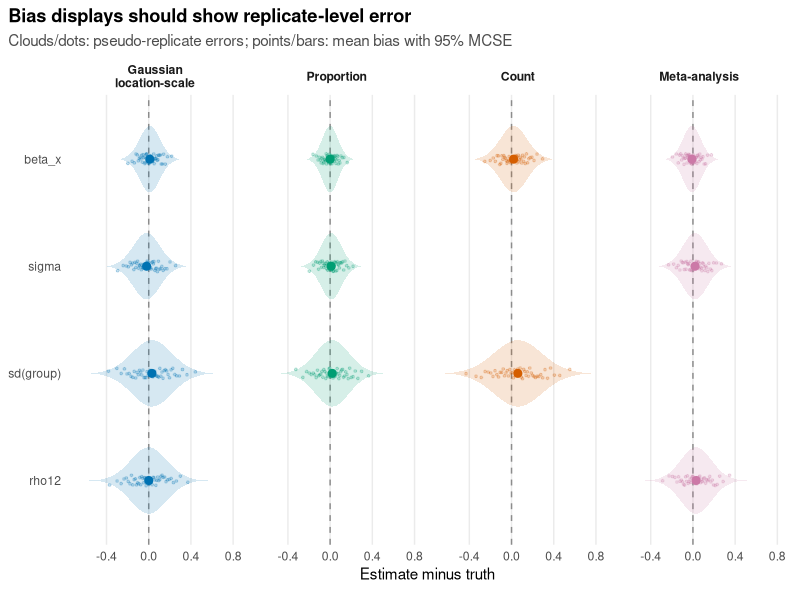
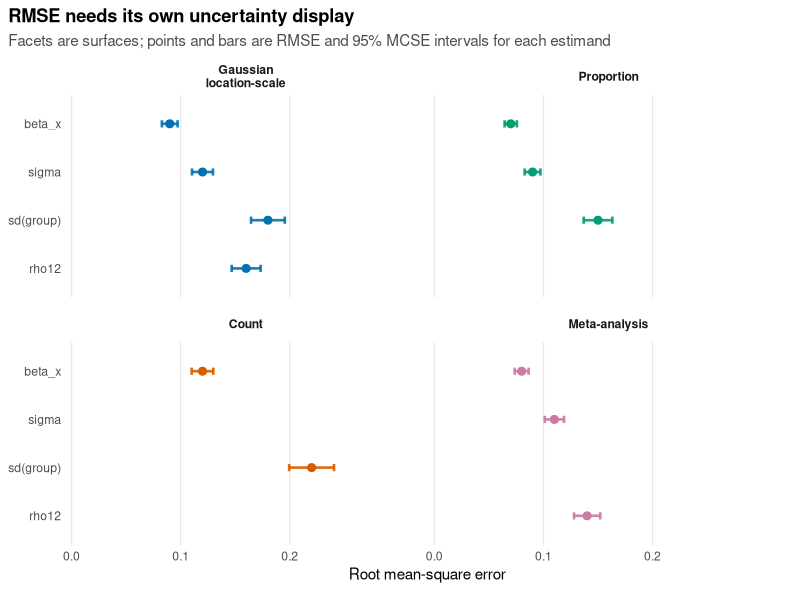
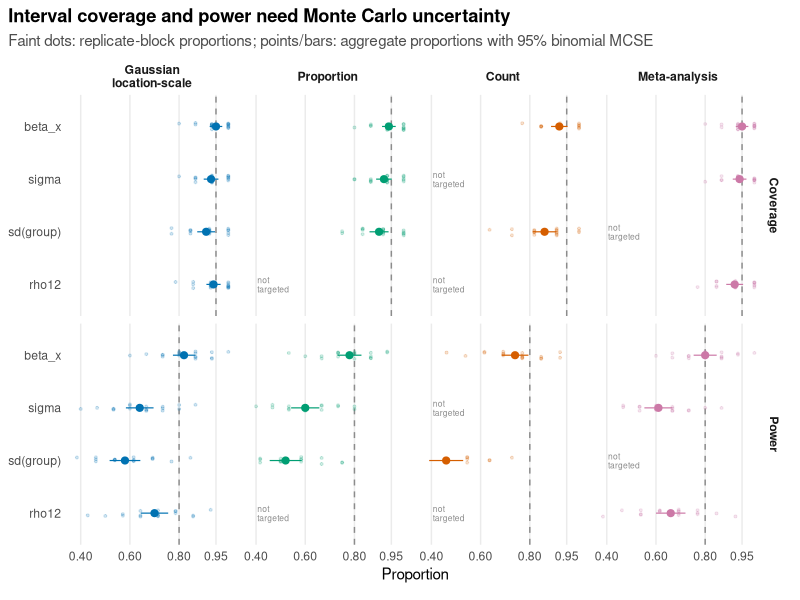
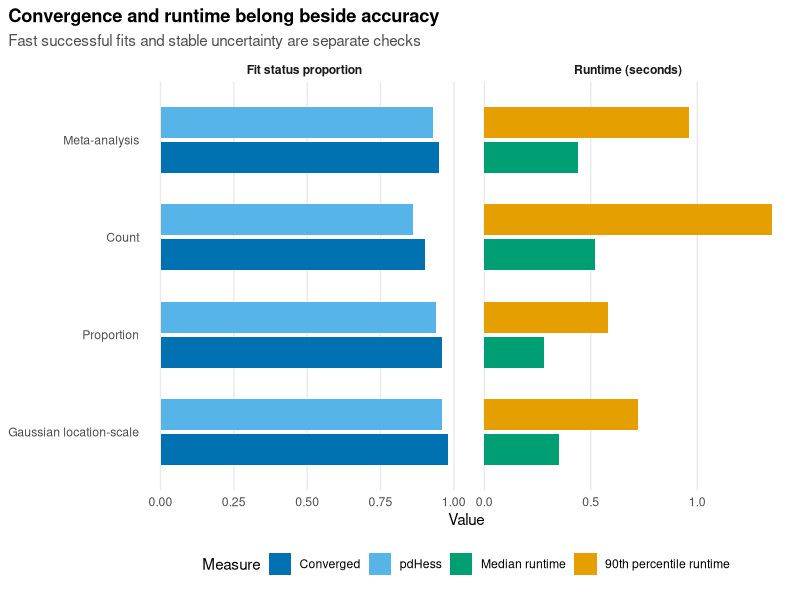
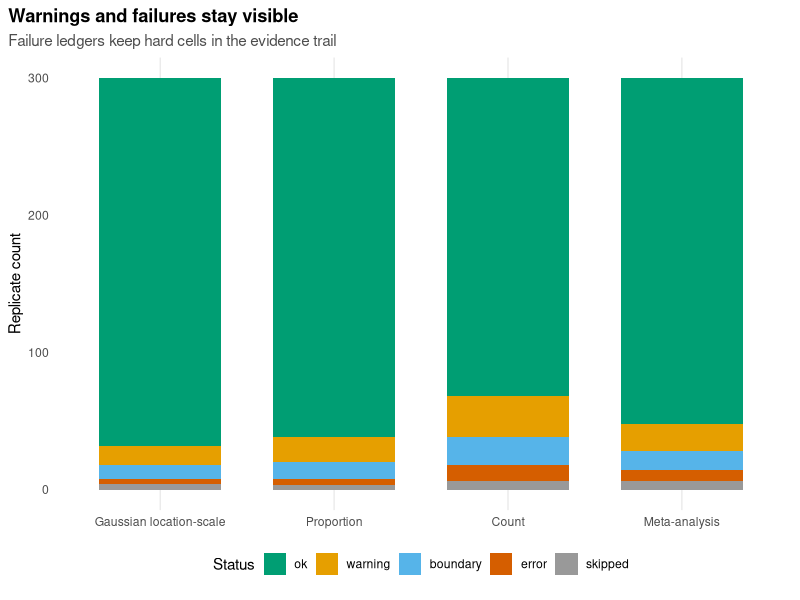

R code for these plots, in order:
## ---- chunk 1
has_ggplot2 <- requireNamespace("ggplot2", quietly = TRUE)
knitr::opts_chunk$set(
  collapse = TRUE,
  comment = "#>",
  fig.width = 7,
  fig.height = 4.2,
  dpi = 144,
  eval = has_ggplot2
)
## ---- chunk 2
library(ggplot2)

theme_sim_grammar <- function() {
  theme_minimal(base_size = 11) +
    theme(
      panel.grid.minor = element_blank(),
      panel.grid.major.y = element_blank(),
      plot.title.position = "plot",
      plot.title = element_text(face = "bold"),
      plot.subtitle = element_text(colour = "grey30", lineheight = 1.05),
      strip.text = element_text(face = "bold"),
      legend.position = "bottom",
      plot.margin = margin(6, 10, 12, 6)
    )
}

surface_palette <- c(
  "Gaussian location-scale" = "#0072B2",
  "Proportion" = "#009E73",
  "Count" = "#D55E00",
  "Meta-analysis" = "#CC79A7"
)

surface_levels <- names(surface_palette)
surface_facet_labels <- c(
  "Gaussian location-scale" = "Gaussian\nlocation-scale",
  "Proportion" = "Proportion",
  "Count" = "Count",
  "Meta-analysis" = "Meta-analysis"
)
estimand_display_labels <- c(
  "beta_x" = "beta_x",
  "sigma" = "sigma",
  "sd_group" = "sd(group)",
  "rho12" = "rho12"
)
## ---- chunk 3
accuracy_summary <- data.frame(
  surface = rep(surface_levels, each = 4),
  estimand = rep(c("beta_x", "sigma", "sd_group", "rho12"), 4),
  bias = c(
    0.01, -0.02, 0.03, 0.00,
    0.00, 0.01, 0.02, NA,
    0.02, NA, 0.06, NA,
    -0.01, 0.02, NA, 0.03
  ),
  rmse = c(
    0.09, 0.12, 0.18, 0.16,
    0.07, 0.09, 0.15, NA,
    0.12, NA, 0.22, NA,
    0.08, 0.11, NA, 0.14
  ),
  n_replicate = c(
    300, 300, 260, 280,
    300, 300, 250, NA,
    280, NA, 220, NA,
    300, 300, NA, 260
  )
)
accuracy_summary$surface <- factor(
  accuracy_summary$surface,
  levels = surface_levels
)
accuracy_summary$error_sd <- sqrt(
  pmax(accuracy_summary$rmse^2 - accuracy_summary$bias^2, 0)
)
accuracy_summary$bias_mcse <- with(
  accuracy_summary,
  error_sd / sqrt(n_replicate)
)
accuracy_summary$rmse_mcse <- with(
  accuracy_summary,
  rmse / sqrt(2 * n_replicate)
)
accuracy_summary$bias_low <- accuracy_summary$bias -
  1.96 * accuracy_summary$bias_mcse
accuracy_summary$bias_high <- accuracy_summary$bias +
  1.96 * accuracy_summary$bias_mcse
accuracy_summary$rmse_low <- pmax(
  0,
  accuracy_summary$rmse - 1.96 * accuracy_summary$rmse_mcse
)
accuracy_summary$rmse_high <- accuracy_summary$rmse +
  1.96 * accuracy_summary$rmse_mcse
accuracy_summary$estimand <- factor(
  accuracy_summary$estimand,
  levels = rev(c("beta_x", "sigma", "sd_group", "rho12"))
)

display_replicates <- 49
accuracy_replicates <- do.call(
  rbind,
  lapply(seq_len(nrow(accuracy_summary)), function(i) {
    row <- accuracy_summary[i, ]
    if (is.na(row$bias) || is.na(row$rmse)) {
      return(NULL)
    }
    data.frame(
      surface = row$surface,
      estimand = row$estimand,
      error = row$bias + qnorm(ppoints(display_replicates)) * row$error_sd
    )
  })
)
accuracy_replicates$surface <- factor(
  accuracy_replicates$surface,
  levels = surface_levels
)
accuracy_replicates$estimand <- factor(
  accuracy_replicates$estimand,
  levels = levels(accuracy_summary$estimand)
)
set.seed(20260519)
ggplot(accuracy_replicates, aes(error, estimand)) +
  geom_vline(xintercept = 0, linetype = "dashed", colour = "grey55") +
  geom_violin(
    aes(
      fill = surface
    ),
    width = 0.62,
    alpha = 0.16,
    colour = NA,
    scale = "width",
    trim = FALSE
  ) +
  geom_point(
    aes(colour = surface),
    position = position_jitter(height = 0.05, width = 0),
    alpha = 0.22,
    size = 0.65,
    show.legend = FALSE
  ) +
  geom_segment(
    data = accuracy_summary,
    aes(
      x = bias_low,
      xend = bias_high,
      y = estimand,
      yend = estimand,
      colour = surface
    ),
    linewidth = 0.85,
    na.rm = TRUE
  ) +
  geom_point(
    data = accuracy_summary,
    aes(bias, estimand, colour = surface),
    size = 2.4,
    na.rm = TRUE
  ) +
  facet_wrap(
    ~surface,
    nrow = 1,
    labeller = labeller(surface = as_labeller(surface_facet_labels))
  ) +
  scale_colour_manual(values = surface_palette, drop = FALSE) +
  scale_fill_manual(values = surface_palette, drop = FALSE) +
  labs(
    title = "Bias displays should show replicate-level error",
    subtitle = "Clouds/dots: pseudo-replicate errors; points/bars: mean bias with 95% MCSE",
    x = "Estimate minus truth",
    y = NULL,
    colour = "Surface"
  ) +
  scale_y_discrete(labels = estimand_display_labels) +
  guides(colour = "none", fill = "none") +
  theme_sim_grammar()

ggplot(accuracy_summary, aes(rmse, estimand, colour = surface)) +
  geom_errorbarh(
    aes(
      xmin = rmse_low,
      xmax = rmse_high
    ),
    height = 0.15,
    linewidth = 0.9,
    alpha = 0.9,
    na.rm = TRUE
  ) +
  geom_point(size = 2.4, na.rm = TRUE) +
  facet_wrap(
    ~surface,
    nrow = 2,
    labeller = labeller(surface = as_labeller(surface_facet_labels))
  ) +
  scale_colour_manual(values = surface_palette, drop = FALSE) +
  labs(
    title = "RMSE needs its own uncertainty display",
    subtitle = "Facets are surfaces; points and bars are RMSE and 95% MCSE intervals for each estimand",
    x = "Root mean-square error",
    y = NULL,
    colour = "Surface"
  ) +
  scale_x_continuous(
    breaks = c(0, 0.10, 0.20),
    limits = c(0, 0.31),
    expand = expansion(mult = c(0.01, 0.04))
  ) +
  scale_y_discrete(labels = estimand_display_labels) +
  guides(colour = "none") +
  theme_sim_grammar()
## ---- chunk 4
interval_summary <- data.frame(
  surface = rep(surface_levels, each = 4),
  estimand = rep(c("beta_x", "sigma", "sd_group", "rho12"), 4),
  coverage = c(
    0.95, 0.93, 0.91, 0.94,
    0.94, 0.92, 0.90, NA,
    0.92, NA, 0.86, NA,
    0.95, 0.94, NA, 0.92
  ),
  power = c(
    0.82, 0.64, 0.58, 0.70,
    0.78, 0.60, 0.52, NA,
    0.74, NA, 0.46, NA,
    0.80, 0.61, NA, 0.66
  ),
  n_interval = c(
    280, 280, 240, 260,
    280, 280, 230, NA,
    250, NA, 200, NA,
    280, 280, NA, 240
  )
)
interval_summary$surface <- factor(
  interval_summary$surface,
  levels = surface_levels
)
interval_long <- rbind(
  data.frame(
    interval_summary[c("surface", "estimand", "n_interval")],
    measure = "Coverage",
    value = interval_summary$coverage,
    target = 0.95
  ),
  data.frame(
    interval_summary[c("surface", "estimand", "n_interval")],
    measure = "Power",
    value = interval_summary$power,
    target = 0.80
  )
)
interval_long$mcse <- sqrt(
  interval_long$value * (1 - interval_long$value) / interval_long$n_interval
)
interval_long$lower <- pmax(0, interval_long$value - 1.96 * interval_long$mcse)
interval_long$upper <- pmin(1, interval_long$value + 1.96 * interval_long$mcse)
interval_long$measure <- factor(
  interval_long$measure,
  levels = c("Coverage", "Power")
)
interval_long$estimand <- factor(
  interval_long$estimand,
  levels = rev(c("beta_x", "sigma", "sd_group", "rho12"))
)
interval_long$missing_x <- ifelse(
  interval_long$measure == "Coverage",
  0.405,
  0.405
)
interval_target <- unique(interval_long[c("measure", "target")])
interval_present <- interval_long[!is.na(interval_long$value), , drop = FALSE]
interval_missing <- interval_long[is.na(interval_long$value), , drop = FALSE]
make_interval_blocks <- function(row, n_block = 18) {
  block_size <- max(8L, floor(row$n_interval / n_block))
  block_proportion <- qbinom(
    ppoints(n_block),
    size = block_size,
    prob = row$value
  ) / block_size
  data.frame(
    surface = row$surface,
    estimand = row$estimand,
    measure = row$measure,
    block_proportion = block_proportion
  )
}
interval_blocks <- do.call(
  rbind,
  lapply(seq_len(nrow(interval_present)), function(i) {
    make_interval_blocks(interval_present[i, ])
  })
)

ggplot(interval_present, aes(value, estimand, colour = surface)) +
  geom_vline(
    data = interval_target,
    aes(xintercept = target),
    linetype = "dashed",
    colour = "grey55",
    inherit.aes = FALSE
  ) +
  geom_point(
    data = interval_blocks,
    aes(block_proportion, estimand, colour = surface),
    position = position_jitter(height = 0.07, width = 0),
    alpha = 0.18,
    size = 0.70,
    inherit.aes = FALSE
  ) +
  geom_segment(
    aes(x = lower, xend = upper, yend = estimand),
    linewidth = 0.4,
    na.rm = TRUE
  ) +
  geom_point(size = 2.1, na.rm = TRUE) +
  geom_text(
    data = interval_missing,
    aes(x = missing_x, y = estimand, label = "not\ntargeted"),
    colour = "grey55",
    size = 2.15,
    lineheight = 0.9,
    hjust = 0,
    inherit.aes = FALSE
  ) +
  facet_grid(
    measure ~ surface,
    labeller = labeller(surface = as_labeller(surface_facet_labels))
  ) +
  scale_colour_manual(values = surface_palette, guide = "none") +
  scale_x_continuous(
    limits = c(0.38, 1),
    breaks = c(0.4, 0.6, 0.8, 0.95),
    labels = c("0.40", "0.60", "0.80", "0.95")
  ) +
  scale_y_discrete(labels = estimand_display_labels) +
  labs(
    title = "Interval coverage and power need Monte Carlo uncertainty",
    subtitle = "Faint dots: replicate-block proportions; points/bars: aggregate proportions with 95% binomial MCSE",
    x = "Proportion",
    y = NULL,
    colour = "Surface"
  ) +
  theme_sim_grammar()
## ---- chunk 5
run_summary <- data.frame(
  surface = surface_levels,
  convergence_rate = c(0.98, 0.96, 0.90, 0.95),
  pdhess_rate = c(0.96, 0.94, 0.86, 0.93),
  elapsed_median = c(0.35, 0.28, 0.52, 0.44),
  elapsed_p90 = c(0.72, 0.58, 1.35, 0.96)
)
run_summary$surface <- factor(run_summary$surface, levels = surface_levels)
run_long <- rbind(
  data.frame(
    surface = run_summary$surface,
    measure = "Converged",
    value = run_summary$convergence_rate
  ),
  data.frame(
    surface = run_summary$surface,
    measure = "pdHess",
    value = run_summary$pdhess_rate
  ),
  data.frame(
    surface = run_summary$surface,
    measure = "Median runtime",
    value = run_summary$elapsed_median
  ),
  data.frame(
    surface = run_summary$surface,
    measure = "90th percentile runtime",
    value = run_summary$elapsed_p90
  )
)
run_long$panel <- ifelse(
  grepl("runtime", run_long$measure),
  "Runtime (seconds)",
  "Fit status proportion"
)
run_long$measure <- factor(
  run_long$measure,
  levels = c(
    "Converged",
    "pdHess",
    "Median runtime",
    "90th percentile runtime"
  )
)

ggplot(run_long, aes(value, surface, fill = measure)) +
  geom_col(position = position_dodge(width = 0.72), width = 0.64) +
  facet_wrap(~panel, scales = "free_x") +
  scale_fill_manual(values = c(
    "Converged" = "#0072B2",
    "pdHess" = "#56B4E9",
    "Median runtime" = "#009E73",
    "90th percentile runtime" = "#E69F00"
  )) +
  labs(
    title = "Convergence and runtime belong beside accuracy",
    subtitle = "Fast successful fits and stable uncertainty are separate checks",
    x = "Value",
    y = NULL,
    fill = "Measure"
  ) +
  theme_sim_grammar()
## ---- chunk 6
failure_ledger <- data.frame(
  surface = rep(surface_levels, each = 5),
  status = rep(c("ok", "warning", "boundary", "error", "skipped"), 4),
  count = c(
    268, 14, 10, 4, 4,
    262, 18, 12, 5, 3,
    232, 30, 20, 12, 6,
    252, 20, 14, 8, 6
  )
)
failure_ledger$surface <- factor(failure_ledger$surface, levels = surface_levels)
failure_ledger$status <- factor(
  failure_ledger$status,
  levels = c("ok", "warning", "boundary", "error", "skipped")
)

ggplot(failure_ledger, aes(surface, count, fill = status)) +
  geom_col(width = 0.7) +
  scale_fill_manual(values = c(
    "ok" = "#009E73",
    "warning" = "#E69F00",
    "boundary" = "#56B4E9",
    "error" = "#D55E00",
    "skipped" = "#999999"
  )) +
  labs(
    title = "Warnings and failures stay visible",
    subtitle = "Failure ledgers keep hard cells in the evidence trail",
    x = NULL,
    y = "Replicate count",
    fill = "Status"
  ) +
  theme_sim_grammar()
